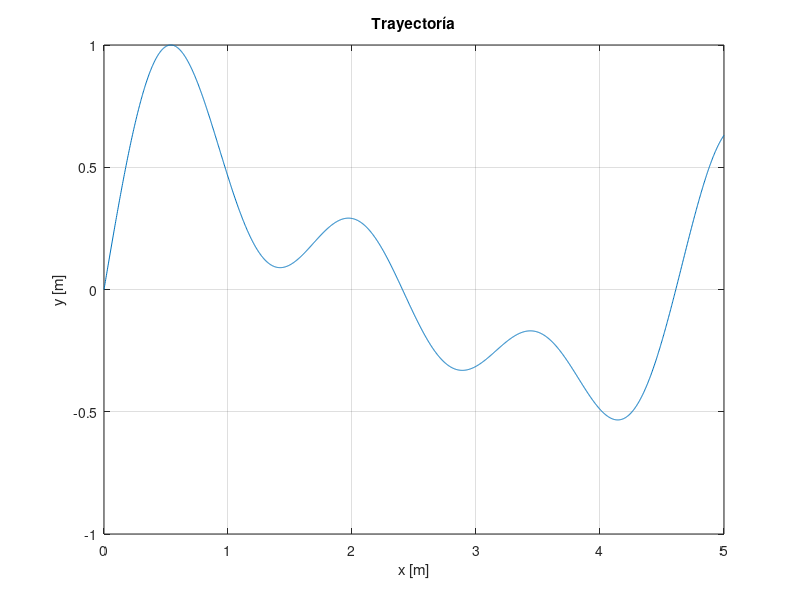

Write the MATLAB code that produced this figure.
%% Programa para identificar el sistema
% Autor Jeysson Tapia
clc; clear; close all;

%% Definición de la señal de referencia en distancias 
t_s=0.1;
f=1/t_s;
t_f=180;
t=0:t_s:t_f-t_s;
x_max=5;
y_max=1;
x=x_max*(t/max(t));
y=sin(0.002/2*pi*f*t)+sin(0.003/2*pi*f*t)+sin(0.005/2*pi*f*t)+sin(0.007/2*pi*f*t); 
y=y_max*(y/max(y));

figure(1)
plot(x,y)
grid on
title('Trayectoría')
xlabel('x [m]');
ylabel('y [m]');

% %% Creación de la señal en velocidades
% dx = zeros(1, length(t)-1);
% dx(1,1:end) = diff(x)./t_s;
% dy = zeros(1, length(t)-1);
% dy(1,1:end) = diff(y)./t_s;
% 
% theta = zeros(1, length(t));
% theta(1,1:end-1) = atan2(dy,dx);
% theta(1,1)=0;
% 
% a = 0.1;
% 
% for k = 1:length(t)-1
%     J_11 = cos(theta(k));
%     J_12 = -a*sin(theta(k));
%     J_21 = sin(theta(k));
%     J_22 = a*cos(theta(k));
%     J = [J_11, J_12;...
%         J_21, J_22];
% 
%     hp = [dx(k);dy(k)];
%     vc(:, k) = inv(J)*hp;
% end
% 
% figure(2)
% plot(t(1:end-1),vc(1,:)',t(1:end-1),vc(2,:)')
% legend('Velocidad lineal','Velocidad angular')
% grid on
% xlabel('x [m]');
% ylabel('y [m]');

%% Gráfico robot moviendose con trayectoría
% Figura3=figure(3);
% for i=1:1:length(t)
%     plot(x(i),y(i),'ok')
%     axis([0 x_max min(y) max(y)])
%     grid on
%     xlabel('x [m]');
%     ylabel('y [m]')
%     pause(t_s/20)
%     clear Figura3
% end

% %% Gráfico robot moviendose con velociades
% x_cal = zeros(1, length(t));
% y_cal = zeros(1, length(t));
% theta_cal = zeros(1, length(t));
% 
% for k = 1:length(t)-1
%     J_11 = cos(theta(k));
%     J_12 = -a*sin(theta(k));
%     J_21 = sin(theta(k));
%     J_22 = a*cos(theta(k));
%     J = [J_11, J_12;...
%         J_21, J_22];
%     hp_cal(:, k) = J*vc(:,k);
%     x_cal(k+1)=x_cal(k)+(hp_cal(1,k)*t_s);
%     y_cal(k+1)=y_cal(k)+(hp_cal(2,k)*t_s);
%     theta_cal(k+1)=atan(y_cal(k+1)/x_cal(k+1));
% end
% 
% % Figura4=figure(4);
% % for i=1:1:length(t)
% %     plot(x_cal(i),y_cal(i),'ok')
% %     axis([min(x_cal) max(x_cal) min(y_cal) max(y_cal)])
% %     grid on
% %     xlabel('x [m]');
% %     ylabel('y [m]')
% %     pause(t_s/20)
% %     clear Figura4
% % end
% 
% largo = 0.325;
% ancho = 0.317;
% % SIMULACION(a,largo,ancho,x_cal,y_cal,x,y,theta_cal,t_s/20);